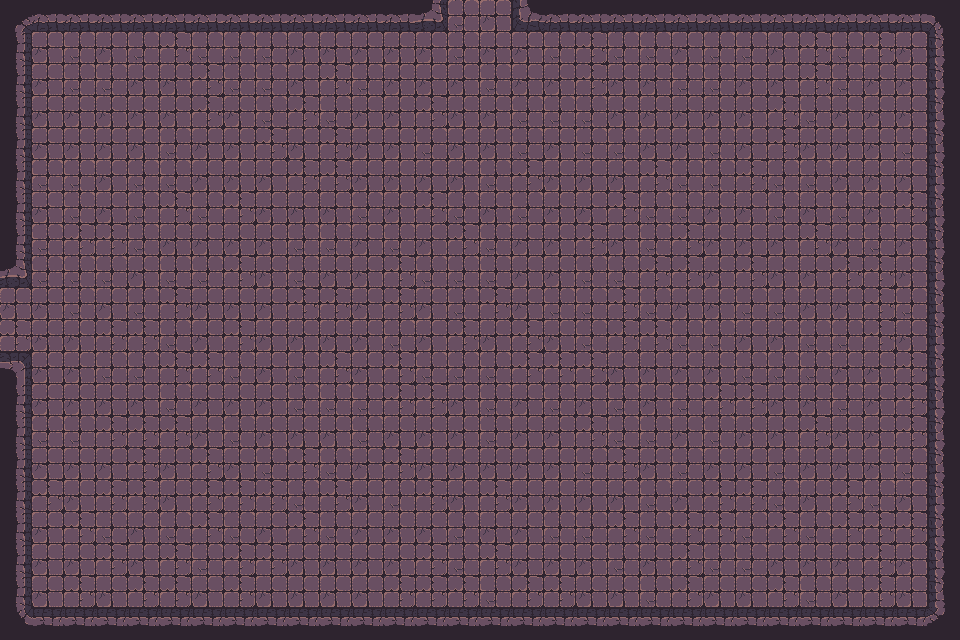

Below is a game level as drawn by its tile map, then a one-line description and the .tmx file that defines it, in full:
An orthogonal 30x20 tile map with 32x32 px tiles, 1 tile layer (Tile layer 1), 2 tilesets and 57 objects.

<map version="1.10" tiledversion="1.11.2" orientation="orthogonal" renderorder="right-down" width="30" height="20" tilewidth="32" tileheight="32" infinite="0" nextlayerid="3" nextobjectid="1">
    <tileset firstgid="1" name="Town Tileset" tilewidth="32" tileheight="32" tilecount="64" columns="8">
        <image source="../../../tiles/World H Tileset.png" trans="ff00ff" width="256" height="256" />
        <tile id="4">
            <objectgroup draworder="index" id="2">
                <object id="1" x="0" y="0" width="32" height="32" />
            </objectgroup>
        </tile>
        <tile id="5">
            <objectgroup draworder="index" id="2">
                <object id="1" x="0" y="0" width="32" height="32" />
            </objectgroup>
        </tile>
        <tile id="6">
            <objectgroup draworder="index" id="2">
                <object id="1" x="0" y="0" width="32" height="32" />
            </objectgroup>
        </tile>
        <tile id="7">
            <objectgroup draworder="index" id="2">
                <object id="1" x="0" y="0" width="32" height="32" />
            </objectgroup>
        </tile>
        <tile id="8">
            <objectgroup draworder="index" id="2">
                <object id="1" x="0" y="0" width="32" height="32" />
            </objectgroup>
        </tile>
        <tile id="10">
            <objectgroup draworder="index" id="2">
                <object id="1" x="0" y="32" width="32" height="0" />
            </objectgroup>
        </tile>
        <tile id="11">
            <objectgroup draworder="index" id="2">
                <object id="1" x="0" y="32" width="32" height="0" />
                <object id="2" x="32" y="0" width="0" height="32" />
            </objectgroup>
        </tile>
        <tile id="12">
            <objectgroup draworder="index" id="2">
                <object id="1" x="32" y="0" width="0" height="32" />
            </objectgroup>
        </tile>
        <tile id="13">
            <objectgroup draworder="index" id="2">
                <object id="1" x="0" y="32" width="32" height="0" />
                <object id="2" x="0" y="32" width="32" height="0" />
                <object id="3" x="0" y="0" width="0" height="32" />
            </objectgroup>
        </tile>
        <tile id="14">
            <objectgroup draworder="index" id="2">
                <object id="1" x="0" y="0" width="0" height="32" />
            </objectgroup>
        </tile>
        <tile id="16">
            <objectgroup draworder="index" id="2">
                <object id="1" x="0" y="0" width="32" height="32" />
            </objectgroup>
        </tile>
        <tile id="24">
            <objectgroup draworder="index" id="2">
                <object id="1" x="0" y="0" width="32" height="32" />
            </objectgroup>
        </tile>
    </tileset>
    <tileset firstgid="65" name="Dungeon Crawler Tileset" tilewidth="32" tileheight="32" tilecount="100" columns="10">
        <image source="../../../tiles/Dungeon_Tile.png" trans="" width="320" height="320" />
        <tile id="2">
            <objectgroup draworder="index" id="2">
                <object id="1" x="0" y="0" width="32" height="32" />
            </objectgroup>
        </tile>
        <tile id="3">
            <objectgroup draworder="index" id="2">
                <object id="1" x="0" y="0" width="32" height="32" />
            </objectgroup>
        </tile>
        <tile id="4">
            <objectgroup draworder="index" id="2">
                <object id="1" x="0" y="0" width="32" height="32" />
            </objectgroup>
        </tile>
        <tile id="5">
            <objectgroup draworder="index" id="2">
                <object id="1" x="0" y="0" width="32" height="32" />
            </objectgroup>
        </tile>
        <tile id="6">
            <objectgroup draworder="index" id="2">
                <object id="1" x="0" y="0" width="32" height="32" />
            </objectgroup>
        </tile>
        <tile id="8">
            <objectgroup draworder="index" id="2">
                <object id="1" x="0" y="0" width="32" height="32" />
            </objectgroup>
        </tile>
        <tile id="12">
            <objectgroup draworder="index" id="2">
                <object id="1" x="0" y="0" width="32" height="32" />
            </objectgroup>
        </tile>
        <tile id="13">
            <objectgroup draworder="index" id="2">
                <object id="1" x="0" y="0" width="32" height="32" />
            </objectgroup>
        </tile>
        <tile id="14">
            <objectgroup draworder="index" id="2">
                <object id="1" x="0" y="0" width="32" height="32" />
            </objectgroup>
        </tile>
        <tile id="15">
            <objectgroup draworder="index" id="2">
                <object id="1" x="0" y="0" width="32" height="32" />
            </objectgroup>
        </tile>
        <tile id="16">
            <objectgroup draworder="index" id="2">
                <object id="1" x="0" y="0" width="32" height="32" />
            </objectgroup>
        </tile>
        <tile id="18">
            <objectgroup draworder="index" id="2">
                <object id="1" x="0" y="0" width="32" height="32" />
            </objectgroup>
        </tile>
        <tile id="22">
            <objectgroup draworder="index" id="2">
                <object id="1" x="0" y="0" width="32" height="32" />
            </objectgroup>
        </tile>
        <tile id="23">
            <objectgroup draworder="index" id="2">
                <object id="1" x="0" y="0" width="32" height="32" />
            </objectgroup>
        </tile>
        <tile id="24">
            <objectgroup draworder="index" id="2">
                <object id="1" x="0" y="0" width="32" height="32" />
            </objectgroup>
        </tile>
        <tile id="25">
            <objectgroup draworder="index" id="2">
                <object id="1" x="0" y="0" width="32" height="32" />
            </objectgroup>
        </tile>
        <tile id="26">
            <objectgroup draworder="index" id="2">
                <object id="1" x="0" y="0" width="32" height="32" />
            </objectgroup>
        </tile>
        <tile id="28">
            <objectgroup draworder="index" id="2">
                <object id="1" x="0" y="0" width="32" height="32" />
            </objectgroup>
        </tile>
        <tile id="32">
            <objectgroup draworder="index" id="2">
                <object id="1" x="0" y="0" width="32" height="32" />
            </objectgroup>
        </tile>
        <tile id="33">
            <objectgroup draworder="index" id="2">
                <object id="1" x="0" y="0" width="32" height="32" />
            </objectgroup>
        </tile>
        <tile id="34">
            <objectgroup draworder="index" id="2">
                <object id="1" x="0" y="0" width="32" height="32" />
            </objectgroup>
        </tile>
        <tile id="35">
            <objectgroup draworder="index" id="2">
                <object id="1" x="0" y="0" width="32" height="32" />
            </objectgroup>
        </tile>
        <tile id="36">
            <objectgroup draworder="index" id="2">
                <object id="1" x="0" y="0" width="32" height="32" />
            </objectgroup>
        </tile>
        <tile id="38">
            <objectgroup draworder="index" id="2">
                <object id="1" x="0" y="0" width="32" height="32" />
            </objectgroup>
        </tile>
        <tile id="42">
            <objectgroup draworder="index" id="2">
                <object id="1" x="0" y="0" width="32" height="32" />
            </objectgroup>
        </tile>
        <tile id="43">
            <objectgroup draworder="index" id="2">
                <object id="1" x="0" y="0" width="32" height="32" />
            </objectgroup>
        </tile>
        <tile id="44">
            <objectgroup draworder="index" id="2">
                <object id="1" x="0" y="0" width="32" height="32" />
            </objectgroup>
        </tile>
        <tile id="45">
            <objectgroup draworder="index" id="2">
                <object id="1" x="0" y="0" width="32" height="32" />
            </objectgroup>
        </tile>
        <tile id="46">
            <objectgroup draworder="index" id="2">
                <object id="1" x="0" y="0" width="32" height="32" />
            </objectgroup>
        </tile>
        <tile id="48">
            <objectgroup draworder="index" id="2">
                <object id="1" x="0" y="0" width="32" height="32" />
            </objectgroup>
        </tile>
        <tile id="52">
            <objectgroup draworder="index" id="2">
                <object id="1" x="0" y="0" width="32" height="32" />
            </objectgroup>
        </tile>
        <tile id="53">
            <objectgroup draworder="index" id="2">
                <object id="1" x="0" y="0" width="32" height="32" />
            </objectgroup>
        </tile>
        <tile id="54">
            <objectgroup draworder="index" id="2">
                <object id="1" x="0" y="0" width="32" height="32" />
            </objectgroup>
        </tile>
        <tile id="55">
            <objectgroup draworder="index" id="2">
                <object id="1" x="0" y="0" width="32" height="32" />
            </objectgroup>
        </tile>
        <tile id="56">
            <objectgroup draworder="index" id="2">
                <object id="1" x="0" y="0" width="32" height="32" />
            </objectgroup>
        </tile>
        <tile id="58">
            <objectgroup draworder="index" id="2">
                <object id="1" x="0" y="0" width="32" height="32" />
            </objectgroup>
        </tile>
        <tile id="62">
            <objectgroup draworder="index" id="2">
                <object id="1" x="0" y="0" width="32" height="32" />
            </objectgroup>
        </tile>
        <tile id="63">
            <objectgroup draworder="index" id="2">
                <object id="1" x="0" y="0" width="32" height="32" />
            </objectgroup>
        </tile>
        <tile id="64">
            <objectgroup draworder="index" id="2">
                <object id="1" x="0" y="0" width="32" height="32" />
            </objectgroup>
        </tile>
        <tile id="65">
            <objectgroup draworder="index" id="2">
                <object id="1" x="0" y="0" width="32" height="32" />
            </objectgroup>
        </tile>
        <tile id="66">
            <objectgroup draworder="index" id="2">
                <object id="1" x="0" y="0" width="32" height="32" />
            </objectgroup>
        </tile>
        <tile id="68">
            <objectgroup draworder="index" id="2">
                <object id="1" x="0" y="0" width="32" height="32" />
            </objectgroup>
        </tile>
    </tileset>
    <layer id="1" name="Tile layer 1" width="30" height="20">
        <data encoding="csv">
67,68,68,68,68,68,68,68,68,68,68,68,68,103,66,75,100,68,68,68,68,68,68,68,68,68,68,68,68,69,
77,75,66,75,66,65,66,66,66,75,75,75,75,75,66,75,75,66,65,66,66,75,66,66,75,65,66,65,75,79,
77,75,66,66,75,75,65,66,66,75,65,66,75,75,75,66,75,75,65,75,75,66,66,75,75,65,66,75,75,79,
77,75,75,75,75,75,65,75,66,65,66,75,75,65,75,75,66,66,66,75,75,75,75,75,65,66,75,75,75,79,
77,75,75,75,75,66,75,75,65,75,65,75,75,66,75,75,66,75,66,66,75,75,66,75,65,75,75,75,66,79,
77,66,66,75,66,66,75,75,75,65,65,75,75,75,75,66,65,75,75,75,65,66,66,65,66,66,75,75,75,79,
77,75,66,75,66,65,66,65,75,75,75,66,75,65,66,75,66,75,75,65,66,66,75,75,66,75,66,75,65,79,
77,66,65,65,66,75,75,75,75,66,66,75,66,75,65,66,75,75,65,75,66,65,75,75,75,65,75,66,75,79,
103,66,66,66,75,66,66,65,75,66,75,75,65,66,66,66,75,75,66,66,65,65,75,65,75,75,65,65,75,79,
75,75,66,75,66,65,75,75,75,65,65,75,65,75,66,65,75,66,66,65,66,75,75,66,66,75,75,65,66,79,
65,75,75,65,65,66,75,65,75,75,75,75,66,75,65,75,65,75,66,65,65,66,66,75,75,66,66,65,75,79,
73,75,75,66,66,65,65,66,75,66,65,75,65,66,66,66,65,65,65,75,75,75,75,66,66,66,75,75,65,79,
77,75,75,75,75,66,75,75,75,66,66,66,65,65,75,66,75,66,75,66,75,66,65,65,75,75,66,75,65,79,
77,66,66,65,65,65,75,66,75,75,75,66,75,75,75,66,75,75,65,66,66,75,66,75,75,65,75,75,65,79,
77,75,75,75,65,75,65,75,66,65,66,75,65,75,75,75,75,75,66,65,75,66,75,75,66,75,75,75,66,79,
77,65,75,65,65,75,65,65,65,66,65,75,66,65,75,65,75,75,75,75,66,75,65,65,66,75,65,66,75,79,
77,75,65,66,75,66,65,66,75,65,66,75,75,75,66,75,75,66,66,65,66,65,65,66,65,66,65,65,65,79,
77,75,75,65,75,65,66,65,65,75,75,75,75,65,66,65,75,75,75,66,75,65,66,66,75,75,75,65,75,79,
77,75,65,75,65,65,75,65,75,75,75,75,65,65,65,66,65,65,75,75,66,65,75,75,65,66,75,65,75,79,
87,88,88,88,88,88,88,88,88,88,88,88,88,88,88,88,88,88,88,88,88,88,88,88,88,88,88,88,88,89
        </data>
    </layer>
</map>
